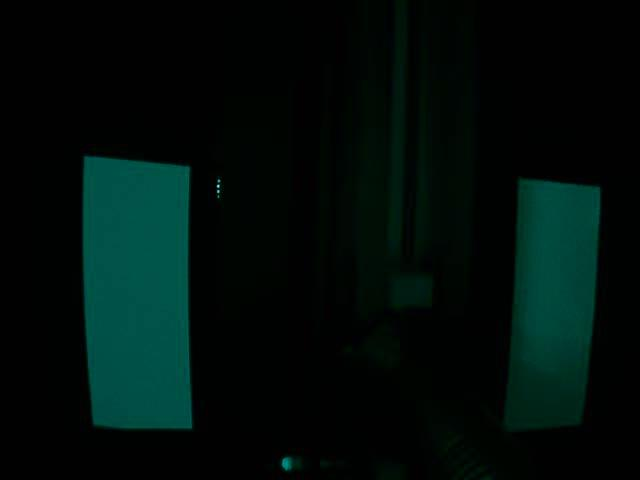
#> input picture 1ftH1ftD1Angle0Brightness.jpg, 640 x 480 px
$ python FRCVisionSamplesThresh.py
#> lines starting #> are read from the running program, lines starting #| are printed output that depends on the picture; after the words box and inside, x2 and y2 are one past the last pixel; in counts of white or black regions, pixels touching at a corner belong together
import numpy as np
import cv2
import array as arr

areaArray = []
"""
fileName = input("what is the filename, file ending included:")
frame = cv2.imread(fileName)
"""
frame = cv2.imread('1ftH1ftD1Angle0Brightness.jpg')
#> frame is the input picture: shape (480, 640, 3); mean B, G, R 10.9, 14, 0.7

cv2.imshow('init frame', frame)

frame = cv2.medianBlur(frame, 11)
blank_image = np.zeros((480, 640, 3), np.uint8)
gray = cv2.cvtColor(frame, cv2.COLOR_BGR2GRAY)
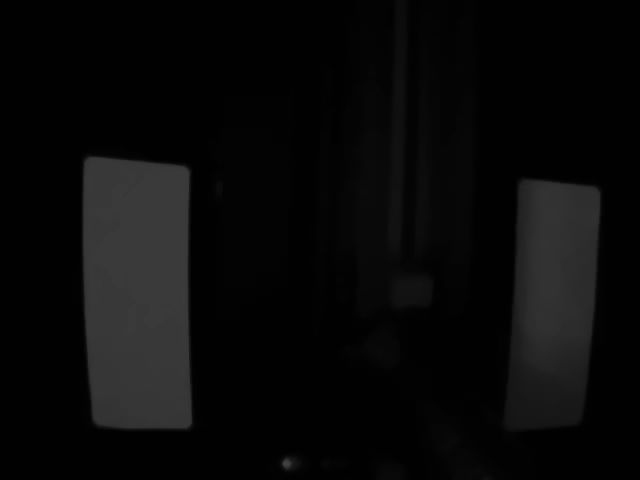
#> gray: shape (480, 640); min 1, max 66, mean 9.5

cv2.imshow("gray", gray)

cv2.imwrite("gray.jpeg", gray)

print("gray written")

#hsv = cv2.cvtColor(hsv, cv2.COLOR_GRAY2HSV)

upperwhite = np.array([255, 0, 255])
lowerwhite = np.array([0, 0, 0])

ret, thresh = cv2.threshold(gray, 30, 150, cv2.THRESH_BINARY)
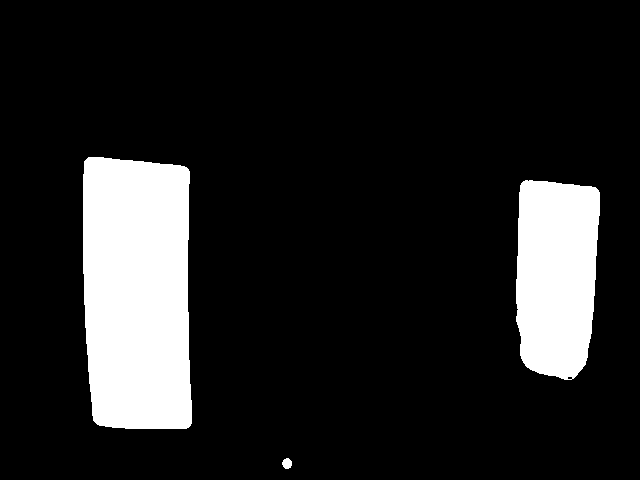
#> thresh: shape (480, 640); values 0 (black) and 150 (white), 13.8% white; 3 white regions
#res = cv2.bitwise_and(frame, frame, mask= mask)
cv2.imshow('thresh', thresh)
contour, hierarchy = cv2.findContours(thresh, cv2.RETR_LIST, cv2.CHAIN_APPROX_NONE)
#> contour = 4 contours, 1 with area under 20; largest, box (x1, y1, x2, y2) and area: (83, 157, 192, 429) 27292, (516, 180, 600, 380) 14284, (282, 458, 292, 469) 70

print(hierarchy)
#| [[[ 1 -1 -1 -1]
#|   [ 2  0 -1 -1]
#|   [ 3  1 -1 -1]
#|   [-1  2 -1 -1]]]

for i, c in enumerate(contour):
    area = cv2.contourArea(c)
    areaArray.append(area)
#> this loop made 4 passes
#> area on passes 1, 3, 4: 69.5, 14284.5, 27292
#> after the loop, areaArray = [69.5, 13, 14284.5, 27292]

#print(areaArray)

sorteddata = sorted(contour, key=cv2.contourArea, reverse=True)
#> sorteddata has the same summary as contour

print(sorteddata)
#> (printed output is left out)

for i, c in enumerate(sorteddata):
    if i < 2:
        sorteddata[0] = np.delete(sorteddata[0], i)
#> this loop made 4 passes
#> after the loop, sorteddata = 4 items

cv2.drawContours(blank_image, contour, cv2.FILLED, [0, 0, 255], 2)
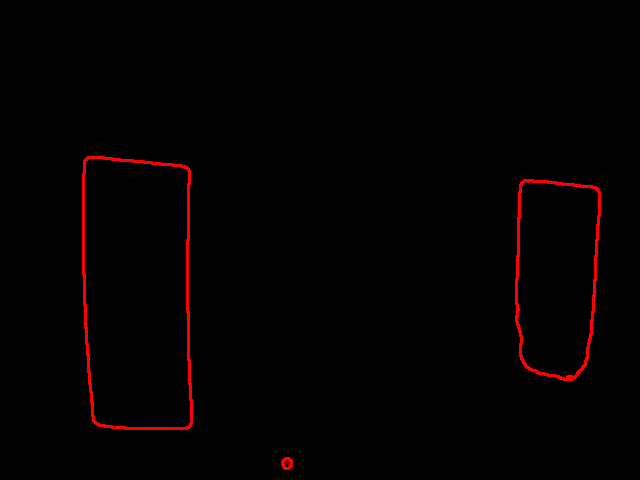
#> blank_image: shape (480, 640, 3); mean of channels 0, 1, 2 0, 0, 3.3; drawn as B, G, R

#print(sorteddata)

"""for i, c in enumerate(areaArray):
    if i > 2:
        sorteddata.remove(sorteddata[i])
"""
#print(sorteddata)

cv2.imshow('contours', blank_image)
#cv2.imshow('img', thresh)
#cv2.imshow('res', res)

#cv2.waitKey(0)
cv2.destroyAllWindows()
cv2.imwrite("contours.jpeg", blank_image)

$ run again, with 1ftH1ftD0Angle0Brightness.jpg copied over 1ftH1ftD1Angle0Brightness.jpg
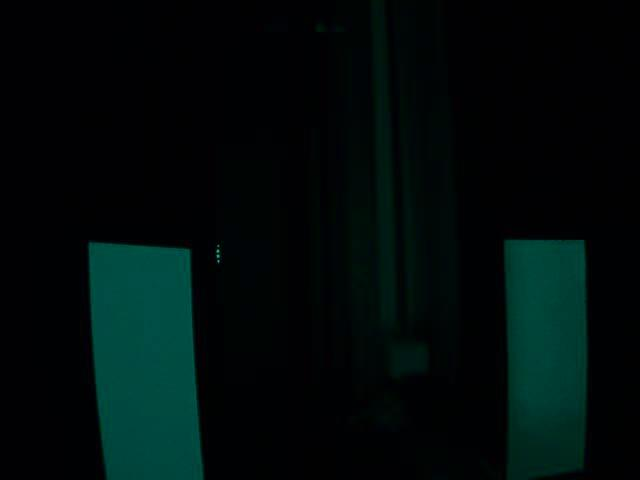
#> input picture 1ftH1ftD0Angle0Brightness.jpg, 640 x 480 px
#> frame is the input picture: shape (480, 640, 3); mean B, G, R 10.9, 11.5, 0.7
#> `ret, thresh = cv2.threshold(gray, 30, 150, cv2.THRESH_BINARY)`:
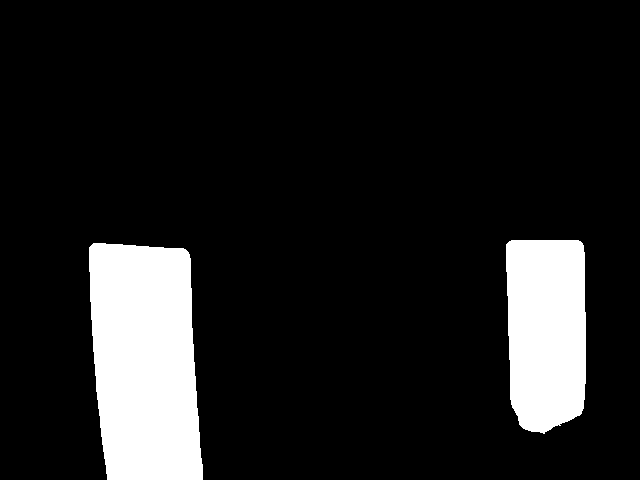
#> thresh: shape (480, 640); values 0 (black) and 150 (white), 12.2% white; 2 white regions
#> contour = 2 contours; box (x1, y1, x2, y2) and area: (89, 243, 203, 480) 23036, (506, 240, 586, 434) 13874
#| [[[ 1 -1 -1 -1]
#|   [-1  0 -1 -1]]]
#> the loop `for i, c in enumerate(contour):` made 2 passes
#> area on passes 1 to 2: 23036.5, 13873.5
#> after the loop `for i, c in enumerate(contour):`: areaArray = [23036.5, 13873.5]
#> `sorteddata = sorted(contour, key=cv2.contourArea, reverse=True)`: sorteddata has the same summary as contour
#> (printed output is left out)
#> the loop `for i, c in enumerate(sorteddata):` made 2 passes
#> after the loop `for i, c in enumerate(sorteddata):`: sorteddata = 2 items
#> `cv2.drawContours(blank_image, contour, cv2.FILLED, [0, 0, 255], 2)`:
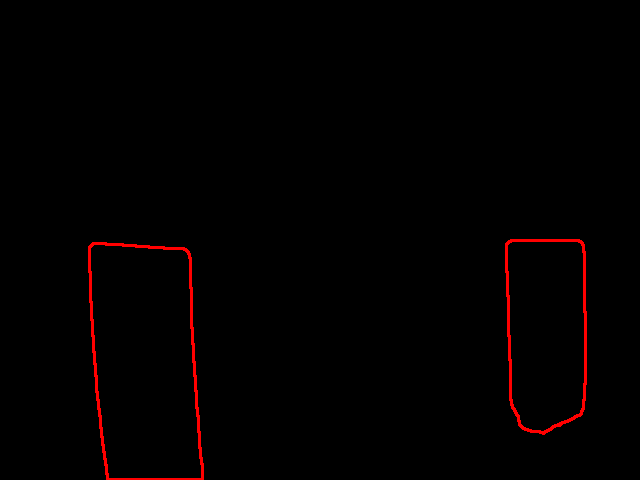
#> blank_image: shape (480, 640, 3); mean of channels 0, 1, 2 0, 0, 2.9; drawn as B, G, R

$ run again, with 1ftH2ftD0Angle0Brightness.jpg copied over 1ftH1ftD1Angle0Brightness.jpg
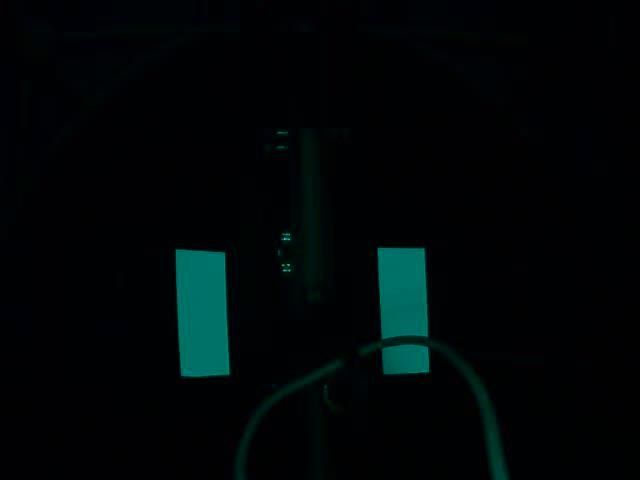
#> input picture 1ftH2ftD0Angle0Brightness.jpg, 640 x 480 px
#> frame is the input picture: shape (480, 640, 3); mean B, G, R 7.5, 6.4, 0.6
#> `ret, thresh = cv2.threshold(gray, 30, 150, cv2.THRESH_BINARY)`:
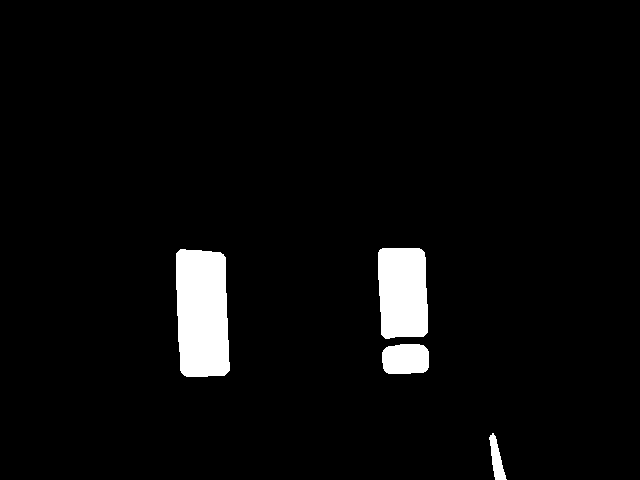
#> thresh: shape (480, 640); values 0 (black) and 150 (white), 3.9% white; 4 white regions
#> contour = 4 contours; box (x1, y1, x2, y2) and area: (176, 249, 230, 377) 6065, (378, 248, 428, 339) 4078, (382, 344, 429, 374) 1220, (489, 433, 507, 480) 358
#| [[[ 1 -1 -1 -1]
#|   [ 2  0 -1 -1]
#|   [ 3  1 -1 -1]
#|   [-1  2 -1 -1]]]
#> the loop `for i, c in enumerate(contour):` made 4 passes
#> area on passes 1 to 4: 358.5, 1219.5, 6065, 4077.5
#> after the loop `for i, c in enumerate(contour):`: areaArray = [358.5, 1219.5, 6065, 4077.5]
#> `sorteddata = sorted(contour, key=cv2.contourArea, reverse=True)`: sorteddata has the same summary as contour
#> (printed output is left out)
#> the loop `for i, c in enumerate(sorteddata):` made 4 passes
#> after the loop `for i, c in enumerate(sorteddata):`: sorteddata = 4 items
#> `cv2.drawContours(blank_image, contour, cv2.FILLED, [0, 0, 255], 2)`:
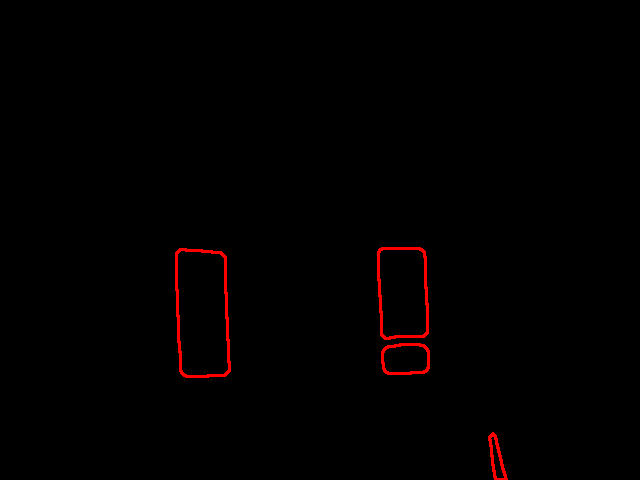
#> blank_image: shape (480, 640, 3); mean of channels 0, 1, 2 0, 0, 2.2; drawn as B, G, R

$ run again, with 1ftH2ftD1Angle0Brightness.jpg copied over 1ftH1ftD1Angle0Brightness.jpg
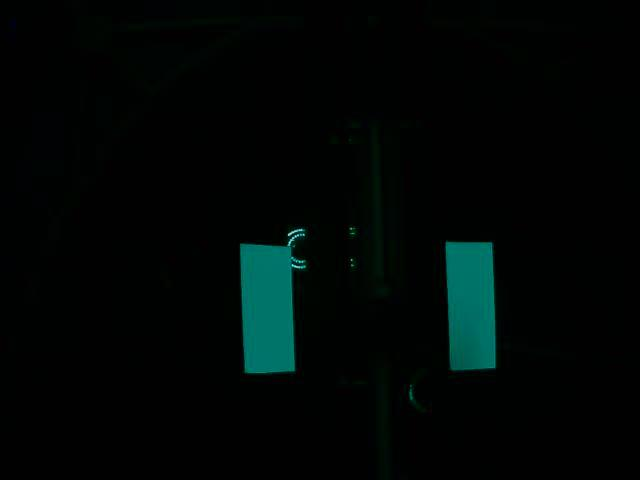
#> input picture 1ftH2ftD1Angle0Brightness.jpg, 640 x 480 px
#> frame is the input picture: shape (480, 640, 3); mean B, G, R 5.4, 6.7, 0.7
#> `ret, thresh = cv2.threshold(gray, 30, 150, cv2.THRESH_BINARY)`:
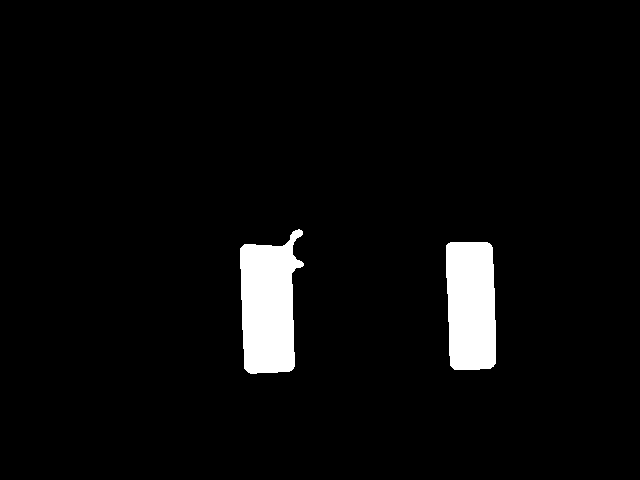
#> thresh: shape (480, 640); values 0 (black) and 150 (white), 4.2% white; 2 white regions
#> contour = 2 contours; box (x1, y1, x2, y2) and area: (240, 229, 304, 374) 6608, (446, 242, 496, 370) 5800
#| [[[ 1 -1 -1 -1]
#|   [-1  0 -1 -1]]]
#> the loop `for i, c in enumerate(contour):` made 2 passes
#> area on passes 1 to 2: 5799.5, 6607.5
#> after the loop `for i, c in enumerate(contour):`: areaArray = [5799.5, 6607.5]
#> `sorteddata = sorted(contour, key=cv2.contourArea, reverse=True)`: sorteddata has the same summary as contour
#> (printed output is left out)
#> the loop `for i, c in enumerate(sorteddata):` made 2 passes
#> after the loop `for i, c in enumerate(sorteddata):`: sorteddata = 2 items
#> `cv2.drawContours(blank_image, contour, cv2.FILLED, [0, 0, 255], 2)`:
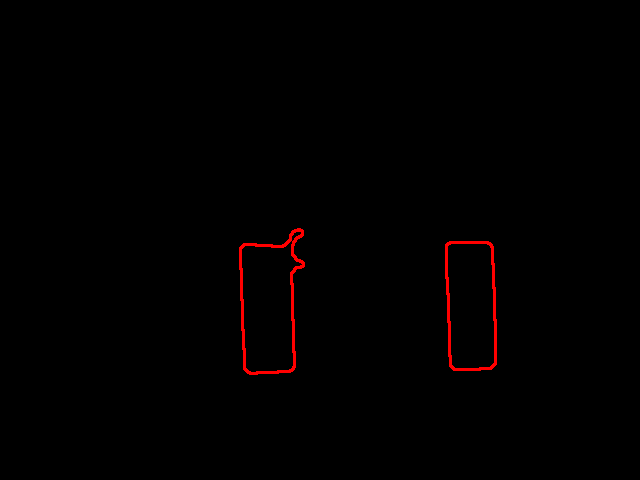
#> blank_image: shape (480, 640, 3); mean of channels 0, 1, 2 0, 0, 1.9; drawn as B, G, R
